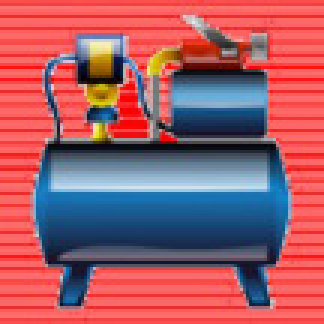
#> input picture driver_station/src/ui/data/compressoroff.jpg, 108 x 108 px (shown 3 times larger); its folder holds only this picture in this run
$ python -i image_preprocessor.py   (imports and definitions only)   (older library calls are emulated)
#> lines starting #> are read from the running program, lines starting #| are printed output that depends on the picture
### driver_station/src/common/settings.py
#
#   This file is part of KwarqsDashboard.
#
#   KwarqsDashboard is free software: you can redistribute it and/or modify
#   it under the terms of the GNU General Public License as published by
#   the Free Software Foundation, version 3.
#
#   KwarqsDashboard is distributed in the hope that it will be useful,
#   but WITHOUT ANY WARRANTY; without even the implied warranty of
#   MERCHANTABILITY or FITNESS FOR A PARTICULAR PURPOSE.  See the
#   GNU General Public License for more details.
#
#   You should have received a copy of the GNU General Public License
#   along with KwarqsDashboard.  If not, see <http://www.gnu.org/licenses/>.
#

import os.path
import ConfigParser as cp

import logging
logger = logging.getLogger(__name__)


class Settings(cp.RawConfigParser):
    '''
        A class to save/load settings. Settings are referenced as a directory
        like format (option name would be rootsection/section/optionname like
        structure), so that one doesn't need to setup the section name
        separately from the option name.

        The way this works is inspired by the way settings work in Exaile,
        which is licensed under GPLv2
    '''

    __version__ = 1

    __types_to = {
        # type: (key, tofn, fromfn)
        bool:   ('B', str, lambda v: True if v == 'True' else False),
        dict:   ('D', repr, eval),
        float:  ('F', str, float),
        int:    ('I', str, int),
        list:   ('L', repr, eval),
        str:    ('S', str, str),
    }

    __types_from = dict((v[0], v[2]) for k, v in __types_to.iteritems())

    def __init__(self, location):

        cp.RawConfigParser.__init__(self)

        # make this case-sensitive
        self.optionxform = str

        self._dirty = False
        self._saving = False
        self.location = location
        self.read([location])

        version = self.get('settings/version', None)

        if version is None:
            self.set('settings/version', self.__version__)
        elif version > self.__version__:
            raise ValueError("Settings version %s not supported, current version is %s" % (version, self.__version__))

    def __convtostr(self, value):
        try:
            vtype, convto, convfrom = self.__types_to[type(value)]
            return '%s: %s' % (vtype, convto(value))
        except KeyError:
            raise KeyError('Settings does not currently support saving the following type: %s' % type(value))

    # [10 lines left out: function __convfromstr, not called in this run]


    def get(self, option, default=None):
        '''Gets the value of an option'''

        options = option.split('/')
        section = '/'.join(options[:-1])
        key = options[-1]

        try:
            return self.__convfromstr(cp.RawConfigParser.get(self, section, key))
        except cp.NoOptionError:
            return default
        except cp.NoSectionError:
            return default

    # [8 lines left out: function has_option, not called in this run]

    def items(self, section):
        '''Returns a (name, value) for each option in the section'''
        return [(k, self.__convfromstr(v)) for k,v in cp.RawConfigParser.items(self, section)]

    # [11 lines left out: function remove_option, not called in this run]

    def set(self, option, value):
        '''Sets an option to a specific value'''

        options = option.split('/')
        section = '/'.join(options[:-1])
        key = options[-1]
        value = self.__convtostr(value)

        try:
            cp.RawConfigParser.set(self, section, key, value)
        except cp.NoSectionError:
            self.add_section(section)
            cp.RawConfigParser.set(self, section, key, value)

        self._dirty = True

    # [17 lines left out: function save, not called in this run]


location = os.path.abspath(os.path.join(os.path.dirname(__file__), '..', 'settings.ini'))
_settings = Settings(location)

# globals used by application

get = _settings.get
set = _settings.set

has_option = _settings.has_option
has_section = _settings.has_section
items = _settings.items
options = _settings.options
remove_option = _settings.remove_option
sections = _settings.sections


save = _settings.save

### driver_station/src/targeting/image_preprocessor.py
#
#   This file is part of KwarqsDashboard.
#
#   KwarqsDashboard is free software: you can redistribute it and/or modify
#   it under the terms of the GNU General Public License as published by
#   the Free Software Foundation, version 3.
#
#   KwarqsDashboard is distributed in the hope that it will be useful,
#   but WITHOUT ANY WARRANTY; without even the implied warranty of
#   MERCHANTABILITY or FITNESS FOR A PARTICULAR PURPOSE.  See the
#   GNU General Public License for more details.
#
#   You should have received a copy of the GNU General Public License
#   along with KwarqsDashboard.  If not, see <http://www.gnu.org/licenses/>.
#


import math
import sys

import cv2
import numpy as np

from common import settings

# using python 2.7, get some python 3 builtins
from future_builtins import zip

import logging
logger = logging.getLogger(__name__)


class ImagePreprocessor(object):


    def __init__(self):
        self.size = None

        self.colorspace = cv2.cv.CV_BGR2HSV

        # debug settings
        self.show_hue = False
        self.show_sat = False
        self.show_val = False
        self.show_bin = False
        self.show_bin_overlay = False


    def set_colorspace(self, colorspace):
        if colorspace == 'LUV':
            self.colorspace = cv2.cv.CV_BGR2Luv
        else:
            self.colorspace = cv2.cv.CV_BGR2HSV

        # thresholds are not initialized here, someone else does it

    def process_image(self, img):
        '''
            Processes an image and thresholds it. Returns the original
            image, and a binary version of the image indicating the area
            that was filtered

            :returns: img, bin
        '''

        # reinitialize any time the image size changes
        if self.size is None or self.size[0] != img.shape[0] or self.size[1] != img.shape[1]:
            h, w = img.shape[:2]
            self.size = (h, w)

            # these are preallocated so we aren't allocating all the time
            self.bin = np.empty((h, w, 1), dtype=np.uint8)
            self.hsv = np.empty((h, w, 3), dtype=np.uint8)
            self.hue = np.empty((h, w, 1), dtype=np.uint8)
            self.sat = np.empty((h, w, 1), dtype=np.uint8)
            self.val = np.empty((h, w, 1), dtype=np.uint8)

            # for overlays
            self.zeros = np.zeros((h, w, 1), dtype=np.bool)

            # these settings should be adjusted according to the image size
            # and noise characteristics

            # TODO: What's the optimal setting for this? For smaller images, we
            # cannot morph as much, or the features blend into each other.

            # TODO: tune kMinWidth

            # Note: if you set k to an even number, the detected
            # contours are offset by some N pixels. Sometimes.

            if w <= 320:
                k = 2
                offset = (0,0)
                self.kHoleClosingIterations = 1 # originally 9

                self.kMinWidth = 2

                # drawing
                self.kThickness = 1
                self.kTgtThickness = 1

                # accuracy of polygon approximation
                self.kPolyAccuracy = 10.0

            elif w <= 480:
                k = 2
                offset = (0,0)
                self.kHoleClosingIterations = 2 # originally 9

                self.kMinWidth = 5

                # drawing
                self.kThickness = 1
                self.kTgtThickness = 2

                # accuracy of polygon approximation
                self.kPolyAccuracy = 15.0

            else:
                k = 3
                offset = (1,1)
                self.kHoleClosingIterations = 6 # originally 9

                self.kMinWidth = 10

                # drawing
                self.kThickness = 1
                self.kTgtThickness = 2

                # accuracy of polygon approximation
                self.kPolyAccuracy = 20.0

            self.morphKernel = cv2.getStructuringElement(cv2.MORPH_RECT, (k,k), anchor=offset)

            logging.info("New image size: %sx%s, morph size set to %s, %s iterations", w,h,k, self.kHoleClosingIterations)

        # get this outside the loop
        ih, iw = self.size
        centerOfImageY = ih/2.0

        # convert to target colorspace
        # TODO: change all the variable names..
        cv2.cvtColor(img, self.colorspace, self.hsv)
        cv2.split(self.hsv, [self.hue, self.sat, self.val])

        # Threshold each component separately

        # Hue
        cv2.threshold(self.hue, self.thresh_hue_p, 255, type=cv2.THRESH_BINARY, dst=self.bin)
        cv2.threshold(self.hue, self.thresh_hue_n, 255, type=cv2.THRESH_BINARY_INV, dst=self.hue)
        cv2.bitwise_and(self.hue, self.bin, self.hue)

        if self.show_hue:
            # overlay green where the hue threshold is non-zero
            img[np.dstack((self.zeros, self.hue != 0, self.zeros))] = 255

        # Saturation
        cv2.threshold(self.sat, self.thresh_sat_p, 255, type=cv2.THRESH_BINARY, dst=self.bin)
        cv2.threshold(self.sat, self.thresh_sat_n, 255, type=cv2.THRESH_BINARY_INV, dst=self.sat)
        cv2.bitwise_and(self.sat, self.bin, self.sat)

        if self.show_sat:
            # overlay blue where the sat threshold is non-zero
            img[np.dstack((self.sat != 0, self.zeros, self.zeros))] = 255

        # Value
        cv2.threshold(self.val, self.thresh_val_p, 255, type=cv2.THRESH_BINARY, dst=self.bin)
        cv2.threshold(self.val, self.thresh_val_n, 255, type=cv2.THRESH_BINARY_INV, dst=self.val)
        cv2.bitwise_and(self.val, self.bin, self.val)

        if self.show_val:
            # overlay red where the val threshold is non-zero
            img[np.dstack((self.zeros, self.zeros, self.val != 0))] = 255

        # Combine the results to obtain our binary image which should for the most
        # part only contain pixels that we care about
        cv2.bitwise_and(self.hue, self.sat, self.bin)
        cv2.bitwise_and(self.bin, self.val, self.bin)

        # Fill in any gaps using binary morphology
        cv2.morphologyEx(self.bin, cv2.MORPH_CLOSE, self.morphKernel, dst=self.bin, iterations=self.kHoleClosingIterations)

        #print 'bin',self.show_bin
        if self.show_bin:
            cv2.imshow('bin', self.bin)

        # overlay the binarized image on the displayed image, instead of a separate picture
        if self.show_bin_overlay:
            img[np.dstack((self.bin, self.bin, self.bin)) != 0] = 255


        return img, self.bin

>>> import cv2
>>> picture = cv2.imread('../ui/data/compressoroff.jpg', cv2.IMREAD_GRAYSCALE)
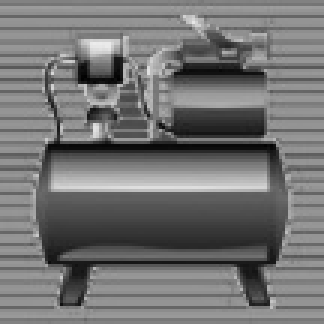
#> picture: shape (108, 108) (shown 3 times larger); min 1, max 236, mean 114.9
>>> result = ImagePreprocessor().process_image(picture)
#> (the run stopped early here; a loop or call above may not have finished)

$ run again, on driver_station/src/ui/data/compressoron.jpg
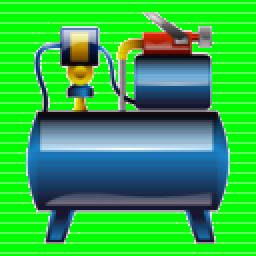
#> input picture driver_station/src/ui/data/compressoron.jpg, 128 x 128 px (shown 2 times larger)
#> `picture = cv2.imread('../ui/data/compressoroff.jpg', cv2.IMREAD_GRAYSC..`:
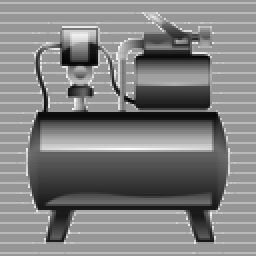
#> picture: shape (128, 128) (shown 2 times larger); min 1, max 253, mean 127.9
